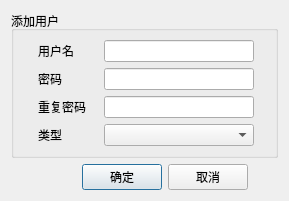
<?xml version="1.0" encoding="UTF-8"?>
<ui version="4.0">
 <class>BCSettingUserManagement</class>
 <widget class="QDialog" name="BCSettingUserManagement">
  <property name="geometry">
   <rect>
    <x>0</x>
    <y>0</y>
    <width>289</width>
    <height>187</height>
   </rect>
  </property>
  <property name="windowTitle">
   <string>Dialog</string>
  </property>
  <layout class="QVBoxLayout" name="verticalLayout_2">
   <item>
    <widget class="QGroupBox" name="groupBox">
     <property name="title">
      <string>添加用户</string>
     </property>
     <layout class="QVBoxLayout" name="verticalLayout">
      <item>
       <layout class="QHBoxLayout" name="horizontalLayout">
        <item>
         <spacer name="horizontalSpacer">
          <property name="orientation">
           <enum>Qt::Horizontal</enum>
          </property>
          <property name="sizeType">
           <enum>QSizePolicy::Fixed</enum>
          </property>
          <property name="sizeHint" stdset="0">
           <size>
            <width>15</width>
            <height>20</height>
           </size>
          </property>
         </spacer>
        </item>
        <item>
         <widget class="QLabel" name="label">
          <property name="minimumSize">
           <size>
            <width>60</width>
            <height>0</height>
           </size>
          </property>
          <property name="text">
           <string>用户名</string>
          </property>
         </widget>
        </item>
        <item>
         <widget class="QLineEdit" name="lineEdit">
          <property name="minimumSize">
           <size>
            <width>150</width>
            <height>0</height>
           </size>
          </property>
         </widget>
        </item>
        <item>
         <spacer name="horizontalSpacer_2">
          <property name="orientation">
           <enum>Qt::Horizontal</enum>
          </property>
          <property name="sizeType">
           <enum>QSizePolicy::Expanding</enum>
          </property>
          <property name="sizeHint" stdset="0">
           <size>
            <width>40</width>
            <height>20</height>
           </size>
          </property>
         </spacer>
        </item>
       </layout>
      </item>
      <item>
       <layout class="QHBoxLayout" name="horizontalLayout_2">
        <item>
         <spacer name="horizontalSpacer_3">
          <property name="orientation">
           <enum>Qt::Horizontal</enum>
          </property>
          <property name="sizeType">
           <enum>QSizePolicy::Fixed</enum>
          </property>
          <property name="sizeHint" stdset="0">
           <size>
            <width>15</width>
            <height>20</height>
           </size>
          </property>
         </spacer>
        </item>
        <item>
         <widget class="QLabel" name="label_2">
          <property name="minimumSize">
           <size>
            <width>60</width>
            <height>0</height>
           </size>
          </property>
          <property name="text">
           <string>密码</string>
          </property>
         </widget>
        </item>
        <item>
         <widget class="QLineEdit" name="lineEdit_2">
          <property name="minimumSize">
           <size>
            <width>150</width>
            <height>0</height>
           </size>
          </property>
         </widget>
        </item>
        <item>
         <spacer name="horizontalSpacer_4">
          <property name="orientation">
           <enum>Qt::Horizontal</enum>
          </property>
          <property name="sizeType">
           <enum>QSizePolicy::Expanding</enum>
          </property>
          <property name="sizeHint" stdset="0">
           <size>
            <width>40</width>
            <height>20</height>
           </size>
          </property>
         </spacer>
        </item>
       </layout>
      </item>
      <item>
       <layout class="QHBoxLayout" name="horizontalLayout_3">
        <item>
         <spacer name="horizontalSpacer_5">
          <property name="orientation">
           <enum>Qt::Horizontal</enum>
          </property>
          <property name="sizeType">
           <enum>QSizePolicy::Fixed</enum>
          </property>
          <property name="sizeHint" stdset="0">
           <size>
            <width>15</width>
            <height>20</height>
           </size>
          </property>
         </spacer>
        </item>
        <item>
         <widget class="QLabel" name="label_3">
          <property name="minimumSize">
           <size>
            <width>60</width>
            <height>0</height>
           </size>
          </property>
          <property name="text">
           <string>重复密码</string>
          </property>
         </widget>
        </item>
        <item>
         <widget class="QLineEdit" name="lineEdit_3">
          <property name="minimumSize">
           <size>
            <width>150</width>
            <height>0</height>
           </size>
          </property>
         </widget>
        </item>
        <item>
         <spacer name="horizontalSpacer_6">
          <property name="orientation">
           <enum>Qt::Horizontal</enum>
          </property>
          <property name="sizeType">
           <enum>QSizePolicy::Expanding</enum>
          </property>
          <property name="sizeHint" stdset="0">
           <size>
            <width>40</width>
            <height>20</height>
           </size>
          </property>
         </spacer>
        </item>
       </layout>
      </item>
      <item>
       <layout class="QHBoxLayout" name="horizontalLayout_4">
        <item>
         <spacer name="horizontalSpacer_7">
          <property name="orientation">
           <enum>Qt::Horizontal</enum>
          </property>
          <property name="sizeType">
           <enum>QSizePolicy::Fixed</enum>
          </property>
          <property name="sizeHint" stdset="0">
           <size>
            <width>15</width>
            <height>20</height>
           </size>
          </property>
         </spacer>
        </item>
        <item>
         <widget class="QLabel" name="label_4">
          <property name="minimumSize">
           <size>
            <width>60</width>
            <height>0</height>
           </size>
          </property>
          <property name="text">
           <string>类型</string>
          </property>
         </widget>
        </item>
        <item>
         <widget class="QComboBox" name="comboBox">
          <property name="minimumSize">
           <size>
            <width>150</width>
            <height>0</height>
           </size>
          </property>
         </widget>
        </item>
        <item>
         <spacer name="horizontalSpacer_8">
          <property name="orientation">
           <enum>Qt::Horizontal</enum>
          </property>
          <property name="sizeType">
           <enum>QSizePolicy::Expanding</enum>
          </property>
          <property name="sizeHint" stdset="0">
           <size>
            <width>40</width>
            <height>20</height>
           </size>
          </property>
         </spacer>
        </item>
       </layout>
      </item>
     </layout>
    </widget>
   </item>
   <item>
    <layout class="QHBoxLayout" name="horizontalLayout_5">
     <item>
      <spacer name="horizontalSpacer_9">
       <property name="orientation">
        <enum>Qt::Horizontal</enum>
       </property>
       <property name="sizeHint" stdset="0">
        <size>
         <width>40</width>
         <height>20</height>
        </size>
       </property>
      </spacer>
     </item>
     <item>
      <widget class="QPushButton" name="pushButton">
       <property name="text">
        <string>确定</string>
       </property>
      </widget>
     </item>
     <item>
      <widget class="QPushButton" name="pushButton_2">
       <property name="text">
        <string>取消</string>
       </property>
      </widget>
     </item>
     <item>
      <spacer name="horizontalSpacer_10">
       <property name="orientation">
        <enum>Qt::Horizontal</enum>
       </property>
       <property name="sizeType">
        <enum>QSizePolicy::Fixed</enum>
       </property>
       <property name="sizeHint" stdset="0">
        <size>
         <width>30</width>
         <height>20</height>
        </size>
       </property>
      </spacer>
     </item>
    </layout>
   </item>
  </layout>
 </widget>
 <resources/>
 <connections/>
</ui>
